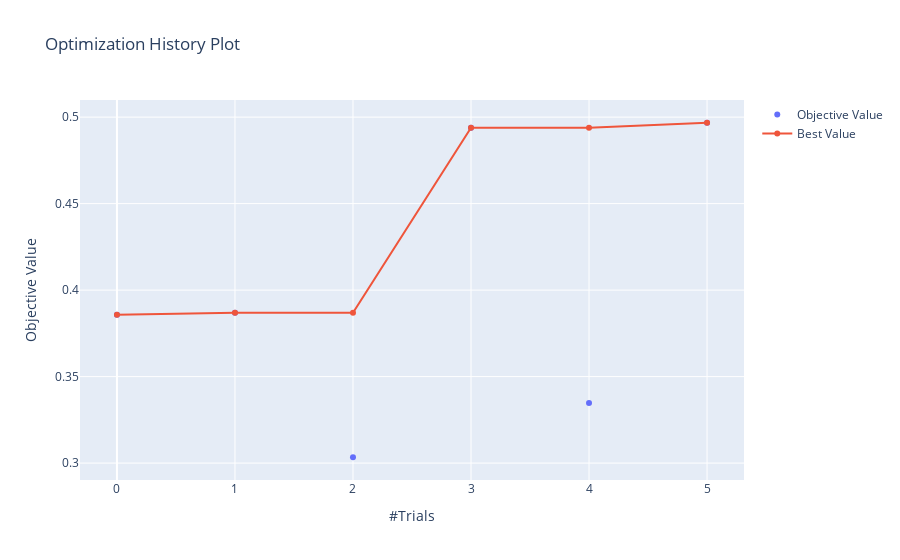

The code cell stored with this chart in its notebook:
### Code cell
# performance over multiple iterations
optuna.visualization.plot_optimization_history(study)

### Figure 1 — Plotly figure (JSON) as saved in the notebook; plotly's stock layout.template omitted (floating-point values rounded to 4 significant figures)
{"data": [{"mode": "markers", "name": "Objective Value", "type": "scatter", "x": [0, 1, 2, 3, 4, 5], "y": [0.3857, 0.3869, 0.3034, 0.4938, 0.3348, 0.4968]}, {"name": "Best Value", "type": "scatter", "x": [0, 1, 2, 3, 4, 5], "y": [0.3857, 0.3869, 0.3869, 0.4938, 0.4938, 0.4968]}], "layout": {"title": {"text": "Optimization History Plot"}, "xaxis": {"title": {"text": "#Trials"}}, "yaxis": {"title": {"text": "Objective Value"}}}}
